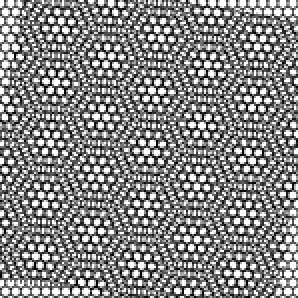
#> input picture DataAnalysis/FFT/lattice.png, 149 x 149 px, shrunk from 256 x 256 before the run (shown 2 times larger); the run also reads 1 picture not shown here
$ jupyter execute --allow-errors 2Dfft.ipynb   (shell and % lines are left out)
#> lines starting #> are read from the running program, lines starting #| are printed output that depends on the picture; after the words box and inside, x2 and y2 are one past the last pixel; in counts of white or black regions, pixels touching at a corner belong together
# 2D Fourier transform

This notebook shows examples of 2D Fourier Transforms and their applications

[cell 1]
import numpy as np
import matplotlib.pyplot as plt
import math

## The Fourier transform everyone should know - A hole / dot

In optics, we can treat every lens like it performs a fourier transform.
A small hole or a point like light source is therefore the easiest example.
It corresponds to the delta function / sine wave example in 1D.

First let's generate a 2D plane $N*N$, ideally of size $N=2^n$.

[cell 2]
N = 256
x_size = 10
y_size = x_size # make it square
x = np.linspace(-x_size/2,x_size/2,N) # and symmetric around 0,0
y = np.linspace(-y_size/2,y_size/2,N)

Now let's make a hole

[cell 3]
R = 2 # define a radius
xx, yy = np.meshgrid(x, y, sparse=True) # generate a meshgrid from our x,y coordinates
z = (np.sqrt(xx**2 + yy**2) >= R)*1  # set everything outside R and make it a number
plt.imshow(z, "gray", extent=[-x_size/2,x_size/2, -y_size/2,y_size/2])

Now let's take the Fourier transform

[cell 4]
Fz = np.fft.fft2(z)
Fzcenter = np.fft.fftshift(Fz)
plt.imshow(np.log(1+np.abs(Fz)), "gray")

This is not quite what we want. The frequency starts at 0,0 and not in the middle of the plane.
Numpy has a convenient `fftshift()` function that centers the FFT in the plot:

[cell 5]
Fzcenter = np.fft.fftshift(Fz)
plt.imshow(np.log(1+np.abs(Fzcenter)), "gray")

Let's do some filtering.
We can reuse our "hole" to use as a mask in Fouries Space.

Let's take The inverse Fourier Transform of our filtered image:

[cell 6]
from PIL import Image, ImageOps

[cell 7]
bilayer = np.array(ImageOps.grayscale(Image.open('lattice.png')))
plt.imshow(bilayer, "gray")

[cell 8]
Fbilayer = np.fft.fft2(bilayer)
Fbilayercenter = np.fft.fftshift(Fbilayer)
plt.imshow(np.log(1+np.abs(Fbilayercenter)), "gray")

[cell 9]
R = 0.5
xx, yy = np.meshgrid(x, y, sparse=True)
lowpass = (np.sqrt(xx**2 + yy**2) <= R)
plt.imshow(lowpass, "gray")
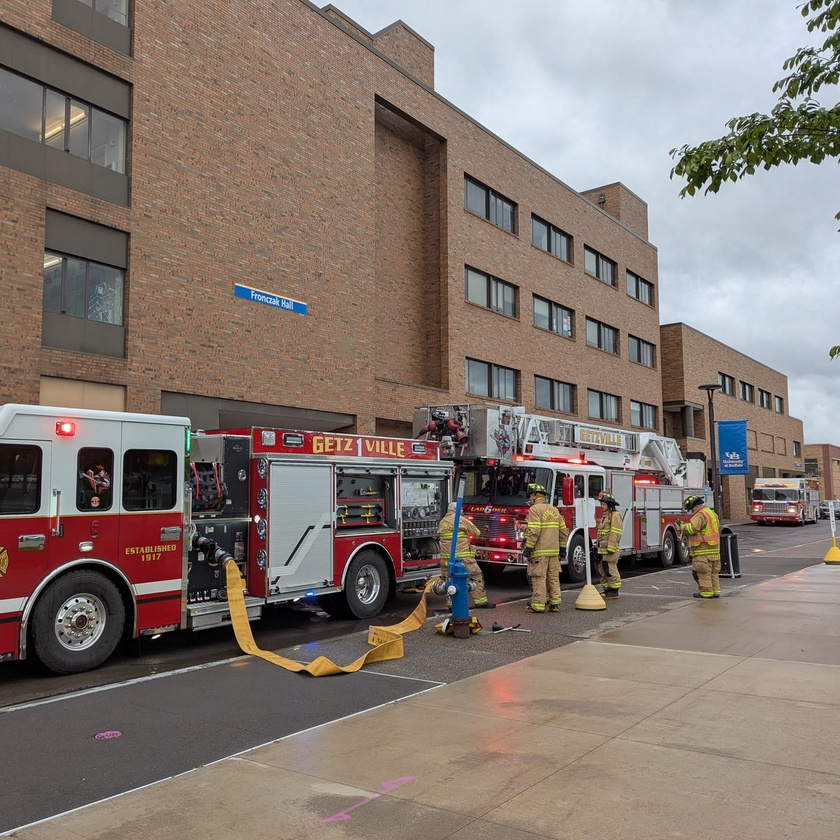
#> input picture DataAnalysis/FFT/fire.jpg, 840 x 840 px, shrunk from 1440 x 1440 before the run

#> (a cell that did not finish here is left out)

#> (a cell that did not finish here is left out)

#> (a cell that did not finish here is left out)

# Gaussian filter
Second example: create a Gaussian filter to smooth an image. We provide a photo (fire.jpg), as well as a photo with some graininess added (fire_grain2.jpg), and show the effect of the Gaussian filter.

[cell 13]
from scipy.ndimage import gaussian_filter

def my_gaussian_filter(image, sigma=1, plots=False):
#> called with sigma = 3, plots = True
    if np.size(image, axis=0) != np.size(image, axis=1):
        raise ValueError("I only work on square images")

    N = np.size(image, axis=0)
#> N = 840
    fft = np.fft.fft2(image)
    gfilter = np.ones_like(fft)

    def gfilter_func(x):
        if sigma <= 0.:
            return x
        # The Fourier transform of a gaussian is a gaussian with width tau = N/(pi*sigma) (in units of k)
        tau = N / (np.pi * sigma)
        return np.exp(-1. * x**2 / tau**2) * 1. / (2 * np.pi * tau**2)**0.5

    # Map second half of frequencies to negative values
    def indexmap(i):
        return np.where(i > N/2, N-i, i)
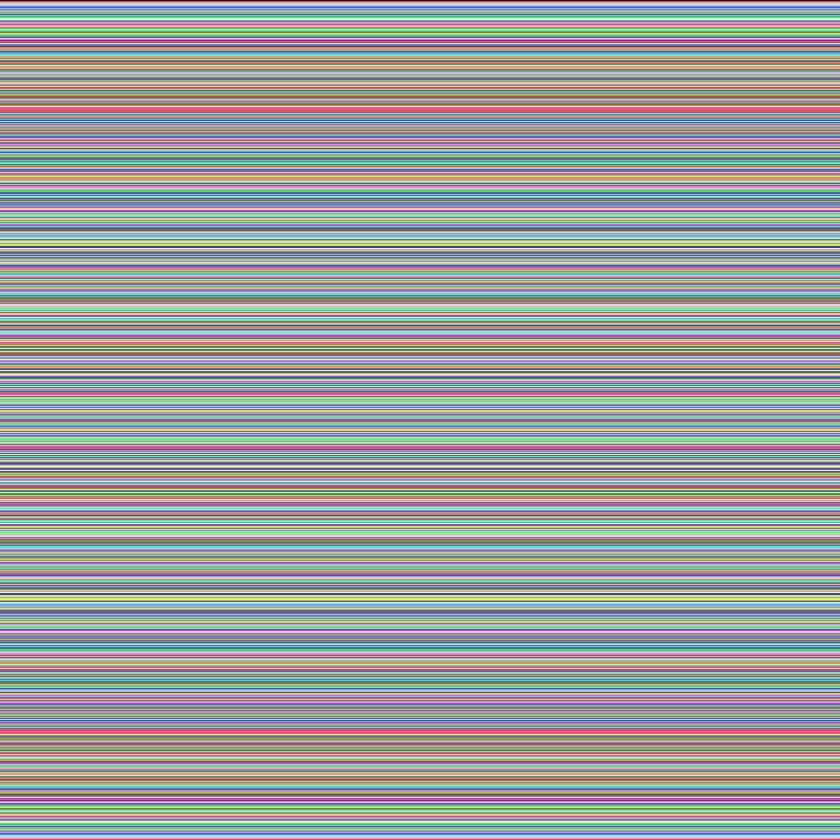
#> returned value: shape (840, 840) int64; 421 distinct labels, from 0 to 420; one colour per label, 0 black

    # Make array of "r" values for each point in the FFT (distance from 0, but mapping values beyond the Nyquist frequency to negative frequencies)
    ix, iy = np.indices(fft.shape)
    r = (indexmap(ix)**2 + indexmap(iy)**2)**0.5
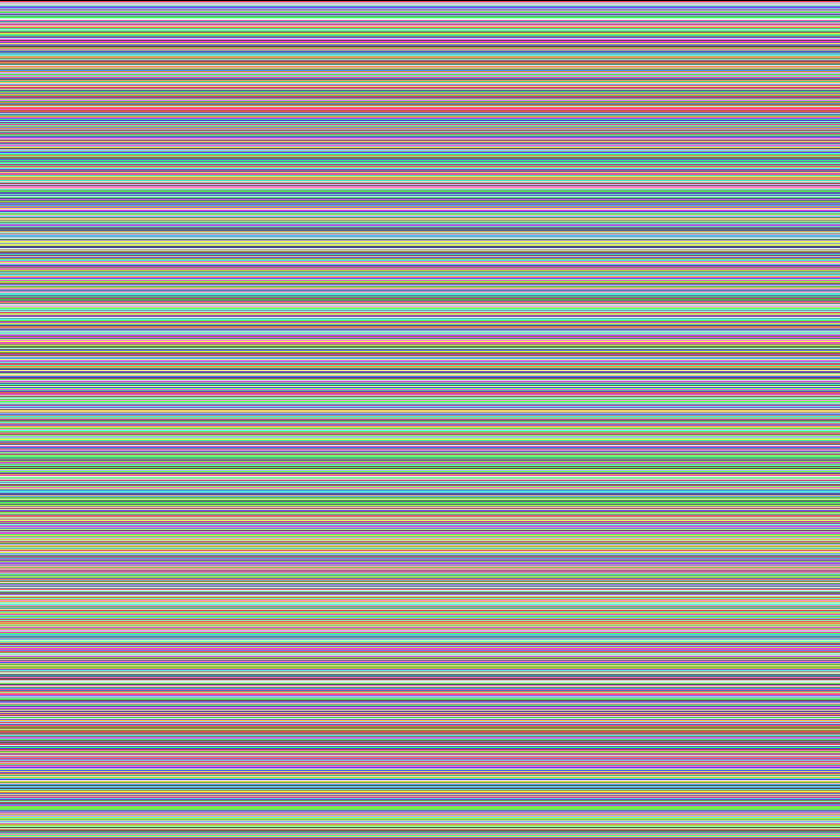
#> ix: shape (840, 840) int64; 840 distinct labels, from 0 to 839; one colour per label, 0 black
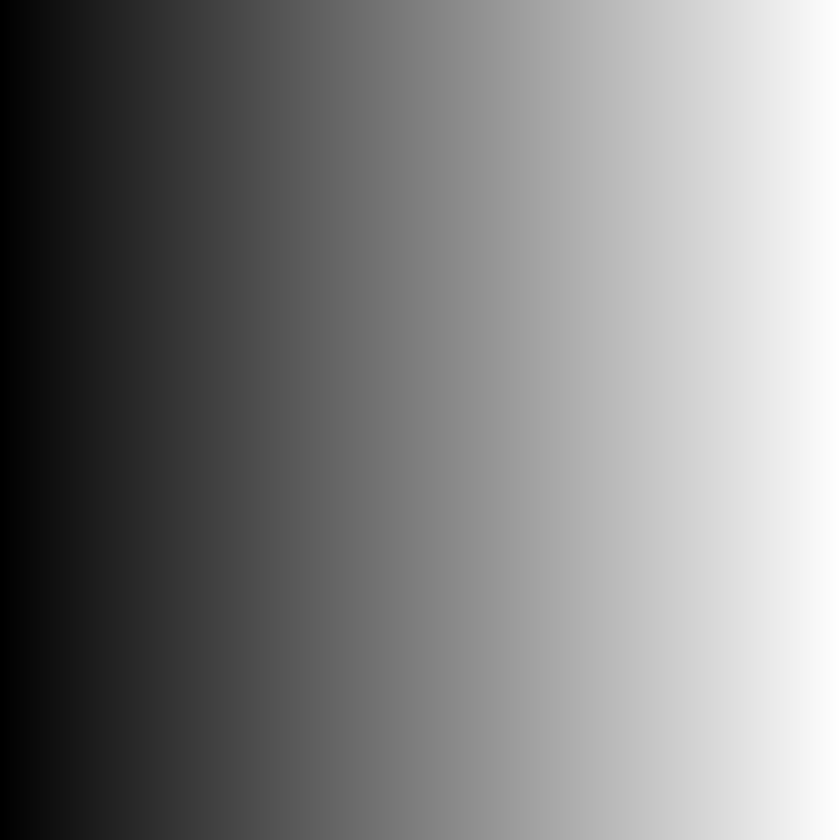
#> iy: shape (840, 840) int64; min 0, max 839, mean 419.5; drawn with min black and max white

    # Multiply FFT by Gaussian, preserving the normalization
    fft_filtered = fft * gfilter_func(r)
#> in gfilter_func, `tau = N / (np.pi * sigma)`: tau = 89.13
    fft_filtered = fft_filtered * (np.sum(np.abs(fft)**2) / np.sum(np.abs(fft_filtered)**2))
    #print(gfilter_func(r))

    # Inverse FFT
    image_filtered = np.abs(np.fft.ifft2(fft_filtered), gfilter_func(r))

    # Plots on demand
    if plots:
        fig, axs = plt.subplots(2, 2, figsize=(8, 8))
        axs[0, 0].imshow(image, "gray", label="Original")
        axs[0, 0].set_title("Original")
        axs[0, 1].imshow(image_filtered, "gray")
        axs[0, 1].set_title("Filtered")
        axs[1, 0].imshow(np.log(1. + np.abs(np.fft.fftshift(fft))))
        axs[1, 0].set_title("FFT")
        axs[1, 1].imshow(np.log(1. + np.abs(np.fft.fftshift(fft_filtered))))
        axs[1, 1].set_title("Filtered FFT")
        fig.suptitle(rf"Gaussian filter, $\sigma={sigma}$")
        return image_filtered, fig, axs
    else:
        return image_filtered

[cell 14]
fire = np.array(ImageOps.grayscale(Image.open('fire.jpg')))
fire_fft = np.fft.fft2(fire)
fire_fft_centered = np.fft.fftshift(fire_fft)
fig, axs = plt.subplots(1, 2, figsize=(12, 8))
axs[0].imshow(fire, "gray")
axs[0].set_title("Original")
axs[1].imshow(np.log(1+np.abs(fire_fft)), "gray")
axs[1].set_title("Fourier")

[cell 15]
# Demonstrate what the filter is doing
filtered_image, fig, axs = my_gaussian_filter(fire, sigma=3, plots=True)
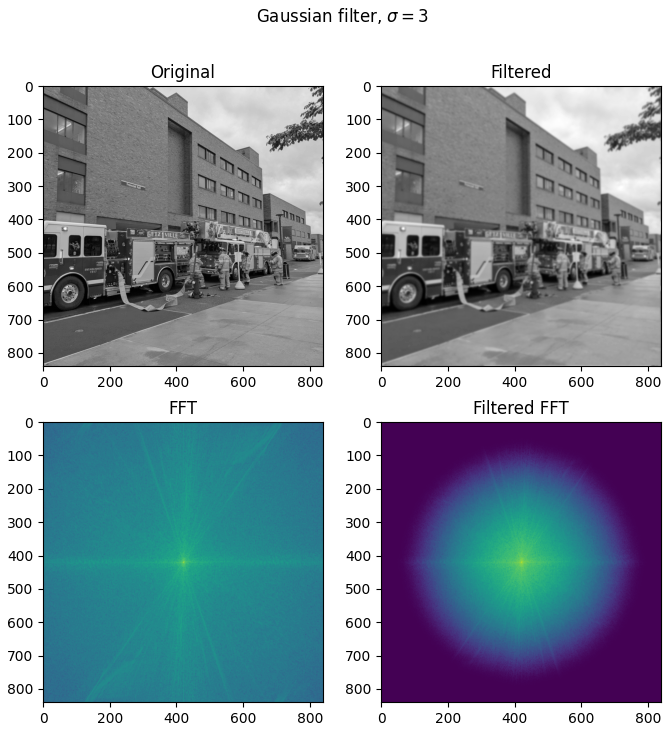
#> figure drawn by matplotlib, 4 panels

[cell 16]
# Compare sigma values
filtered_images = []
sigmas = [0.1, 1, 5, 10, 50]

# Dynamically create subplots in 2 columns
plt_width = 2 # 2 horizontal subfigs
nfigs = len(sigmas)+1 # Also plot original
f, axs = plt.subplots(math.ceil(nfigs / plt_width), plt_width, figsize=(5 * plt_width, 5 * math.ceil(nfigs/plt_width)))

axs[0, 0].imshow(fire, "grey")
axs[0, 0].set_title("Original")
for i, sigma in enumerate(sigmas):
    filtered_images.append(my_gaussian_filter(fire, sigma=sigma))
    ifig_x = (i+1) // plt_width
    ifig_y = (i+1) % plt_width
    axs[ifig_x, ifig_y].imshow(filtered_images[-1], "gray")
    axs[ifig_x, ifig_y].set_title(rf"$\sigma={sigma}$")
#> this loop made 5 passes
#> after the loop, filtered_images = 5 items
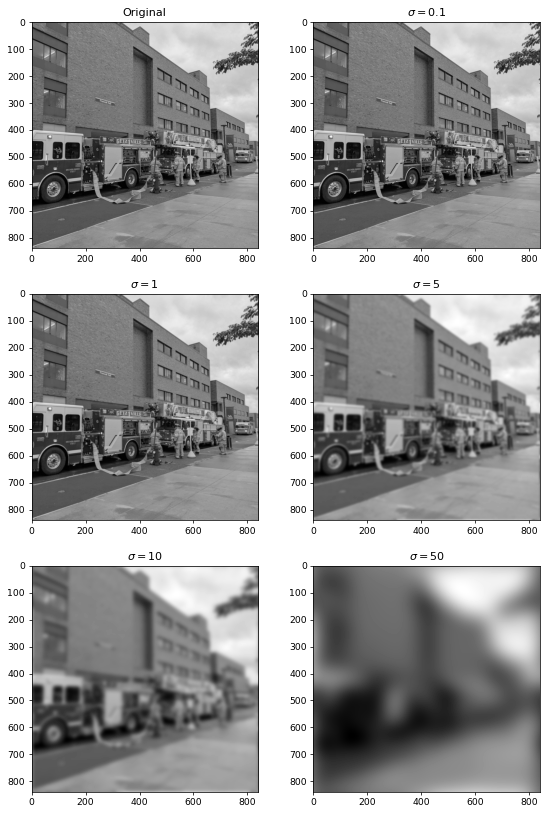
#> figure drawn by matplotlib, 6 panels

[cell 17]
# Same thing but for a  grainier image
fire_grain = np.array(ImageOps.grayscale(Image.open('fire_grain.jpg')))

# Compare sigma values
filtered_images = []
sigmas = [0.1, 1, 5, 10, 50]

# Dynamically create subplots in 2 columns
plt_width = 2 # 2 horizontal subfigs
nfigs = len(sigmas)+1 # Also plot original
f, axs = plt.subplots(math.ceil(nfigs / plt_width), plt_width, figsize=(5 * plt_width, 5 * math.ceil(nfigs/plt_width)))

axs[0, 0].imshow(fire_grain, "grey")
axs[0, 0].set_title("Original")
for i, sigma in enumerate(sigmas):
    filtered_images.append(my_gaussian_filter(fire_grain, sigma=sigma))
    ifig_x = (i+1) // plt_width
    ifig_y = (i+1) % plt_width
    axs[ifig_x, ifig_y].imshow(filtered_images[-1], "gray")
    axs[ifig_x, ifig_y].set_title(rf"$\sigma={sigma}$")

[cell 18]
# Compare Gaussian filter with low pass filter
fire_grain = np.array(ImageOps.grayscale(Image.open('fire_grain.jpg')))
sigma = 1
fire_gauss = my_gaussian_filter(fire_grain, sigma=sigma)

# Low pass filter
def my_lowpass_filter(image, R=1, plots=False):
#> called with R = 50, plots = False
    if np.size(image, axis=0) != np.size(image, axis=1):
        raise ValueError("I only work on square images")

    N = np.size(image, axis=0)
    fft = np.fft.fft2(image)
    gfilter = np.ones_like(fft)

    def lowpass_func(x):
        return np.where(x < R, 1, 0)
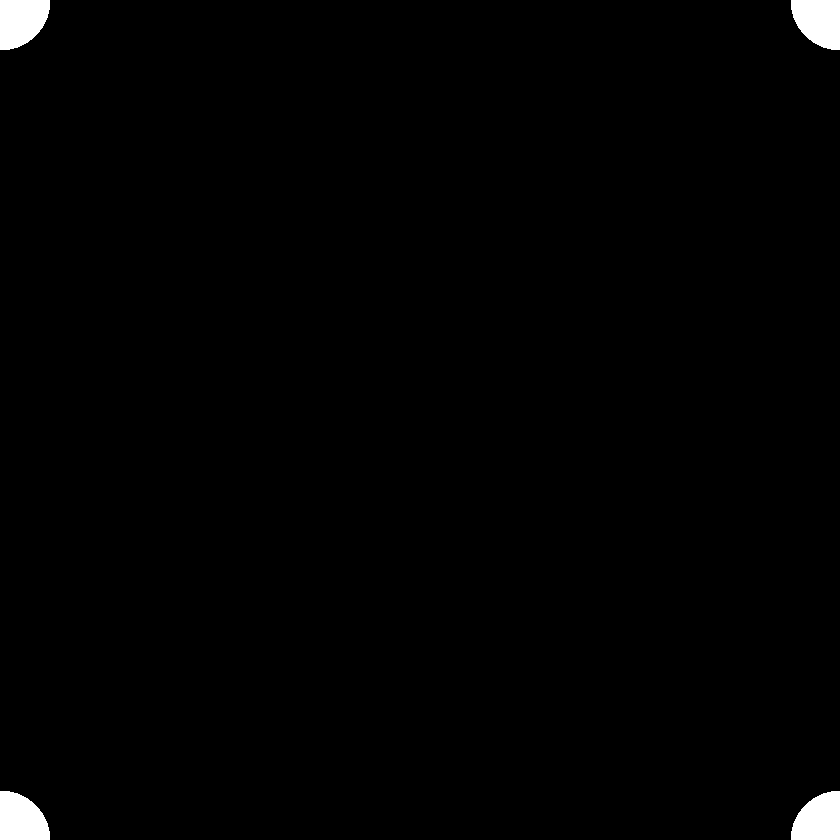
#> returned value: shape (840, 840) int64; values 0 (black) and 1 (white), 1.1% white; 4 white regions, box (x1, y1, x2, y2) and area: (0, 0, 50, 50) 2006, (791, 0, 840, 50) 1956, (0, 791, 50, 840) 1956, (791, 791, 840, 840) 1907

    # Map second half of frequencies to negative values
    def indexmap(i):
        return np.where(i > N/2, N-i, i)

    # Make array of "r" values for each point in the FFT (distance from 0, but mapping values beyond the Nyquist frequency to negative frequencies)
    ix, iy = np.indices(fft.shape)
    r = (indexmap(ix)**2 + indexmap(iy)**2)**0.5

    # Multiply FFT by lowpass, preserving the normalization
    fft_filtered = fft * lowpass_func(r)
    fft_filtered = fft_filtered * (np.sum(np.abs(fft)**2) / np.sum(np.abs(fft_filtered)**2))

    # Inverse FFT
    image_filtered = np.abs(np.fft.ifft2(fft_filtered))
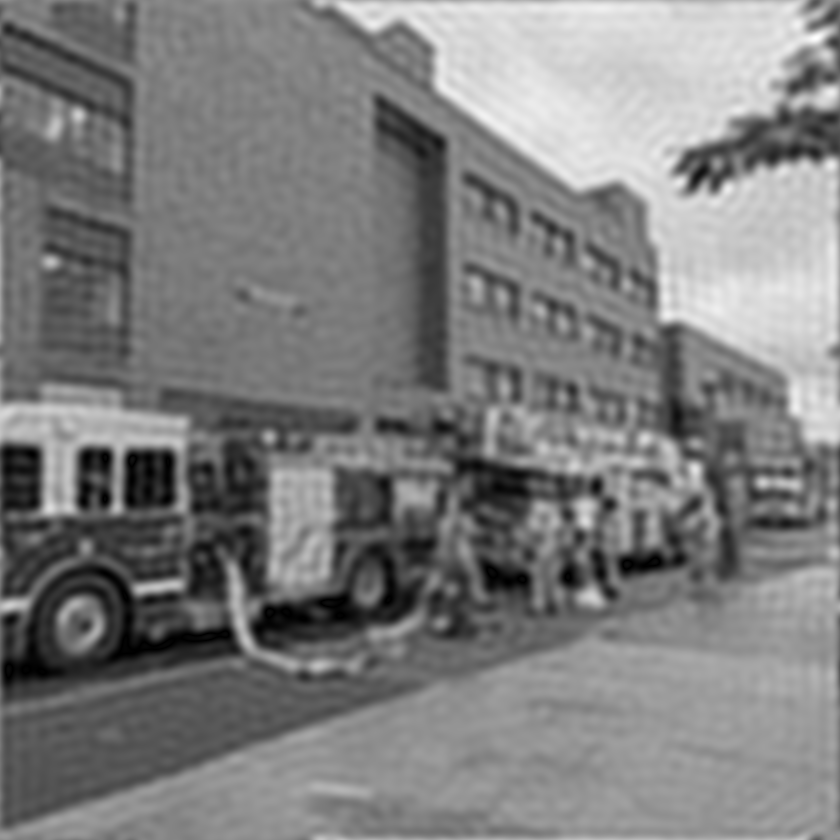
#> image_filtered: shape (840, 840) float64; min 0.00145, max 259.9, mean 128.4; drawn with min black and max white

    return image_filtered

R = 50
fire_lowpass = my_lowpass_filter(fire_grain, R)

fig, axs = plt.subplots(1, 3, figsize=(12, 8))
axs[0].imshow(fire, "gray")
axs[0].set_title("Original")
axs[1].imshow(fire_gauss, "gray")
axs[1].set_title(rf"Gaussian filter, $\sigma={sigma}$")
axs[2].imshow(fire_lowpass, "gray")
axs[2].set_title(rf"Low pass filter, R={R}")
